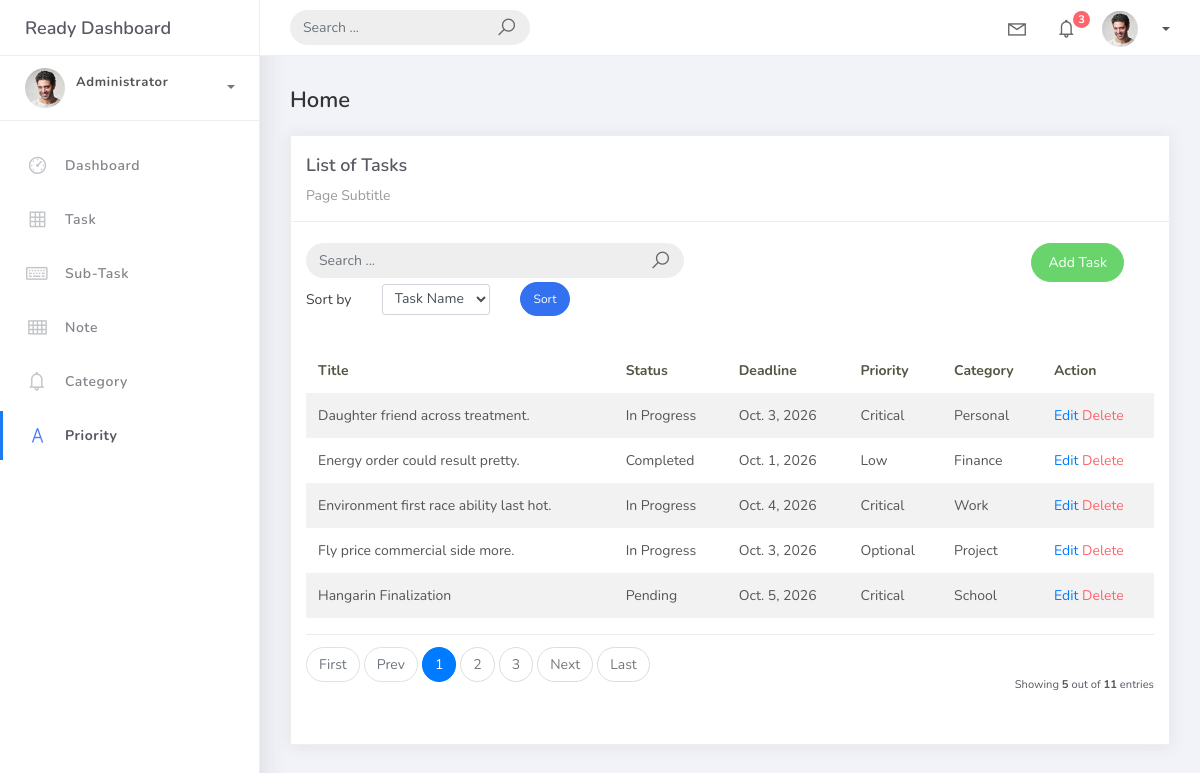
The app's page /task_list with its own data.
### hangarin/models.py (models this page shows, shortened)
class BaseModel(models.Model):
    created_at = models.DateTimeField(auto_now_add=True, db_index=True)
    updated_at = models.DateTimeField(auto_now=True)
    class Meta:
        abstract = True

class Task(BaseModel):
    task_name = models.CharField(max_length=150)
    task_description = models.TextField(max_length=200)
    task_deadline = models.DateField()
    task_status = models.CharField(max_length=50,choices=[("Pending", "Pending"),("In Progress ", "In Progress"),("Completed", "Completed"), ],default="pending")
    task_category = models.ForeignKey(Category, on_delete=models.CASCADE)
    task_priority = models.ForeignKey(Priority, on_delete=models.CASCADE)

class Priority(BaseModel):
    priority_name = models.CharField(max_length=150)
    class Meta:
        verbose_name = "Priority"
        verbose_name_plural = "Priorities"
    def __str__(self):
        return self.priority_name

class Category(BaseModel):
    category_name = models.CharField(max_length=150)
    class Meta:
        verbose_name = "Category"
        verbose_name_plural = "Categories"
    def __str__(self):
            return self.category_name

### hangarin/views.py (the view, shortened to what this page needs)
# urls.py: path('task_list', TaskListView.as_view(), name='task-list'),
class TaskListView(ListView):
    model = Task
    context_object_name = 'task'
    template_name = "task_list.html"
    paginate_by = 5
    ordering = ["task_name"]
    def get_queryset(self):
        qs = super().get_queryset()
        query = self.request.GET.get('q')
        return qs
    def get_ordering(self):
            allowed = ["task_name", "task_priority__priority_name", "task_category__category_name"]
            sort_by = self.request.GET.get("sort_by")
            if sort_by in allowed:
                return sort_by
            return "task_name"

### templates/task_list.html (shortened to what this page needs)
{% extends 'base.html' %} {% load static %} {% block content %}
<div class="content">
    <div class="container-fluid">
        <h4 class="page-title">Home</h4>
        <div class="row">
            <div class="col-md-12">
                <div class="card">
                    <div class="card-header">
                        <div class="card-title">List of Tasks</div>
                        <div class="card-category">Page Subtitle</div>
                    </div>
                    <br />
                    <div class="col-md-12 row">
                        <div class="col-md-6">
                            <form class="navbar-left navbar-form nav-search mr-md-3" action="{% url 'task-list'%}">
                                <div class="input-group">
                                    <input type="text" placeholder="Search ..." class="form-control" name="q" />
                                    <div class="input-group-append">
                                        <span class="input-group-text">
                                            <i class="la la-search search-icon"></i>
                                        </span>
                                    </div>
                                </div>
                            </form>
                        </div>
                        <div class="col-md-6">
                            <div class="pull-right">
                                <a href="{% url 'task-add' %}" class="btn btn-success btn-rounded">Add
                                    Task</a>
                            </div>
                        </div>
                    </div>
                    <div class="col-md-12">
                        <form method="get" class="row g-2 align-items-center">
                            <div class="col-auto">
                                <label for="smallSelect" class="col-form-label">Sort by</label>
                            </div>
                            <div class="col-auto">
                                <select class="form-control form-control-sm" id="smallSelect" name="sort_by">
                                    <option value="task_name" {% if request.GET.sort_by == "task_name" %}selected{% endif %}>Task Name</option>
                                </select>
                            </div>
                            <div class="col-auto">
                                <button type="submit" class="btn btn-primary btn-sm btn-rounded">Sort</button>
                            </div>
                        </form>
                    </div>
                    <div class="card-body">
                        <table class="table table-striped mt-3">
                            <thead>
                                <tr>
                                    <th scope="col">Title</th>
                                    <th scope="col">Status</th>
                                    <th scope="col">Deadline</th>
                                    <th scope="col">Priority</th>
                                    <th scope="col">Category</th>
                                    <th scope="col">Action</th>
                                </tr>
                            </thead>
                            <tbody>
                                {% for object in object_list %}
                                <tr>
                                    <td>{{ object.task_name}}</td>
                                    <td>{{ object.task_status}}</td>
                                    <td>{{ object.task_deadline}}</td>
                                    <td>{{ object.task_priority}}</td>
                                    <td>{{ object.task_category}}</td>
                                    <td>
                                        <a href="task_list/{{ object.id }}">Edit</a>
                                        <a href="task_list/{{ object.id }}/delete"
                                            class="text-danger">Delete</a>
                                    </td>
                                </tr>
                                {% endfor %}
                            </tbody>
                        </table>
                        {% include 'includes/pagination.html' %}
                    </div>
                </div>
            </div>
        </div>
        {% endblock %}

### records on screen
Task: task_name "Daughter friend across treatment.", task_status "In Progress", task_deadline "Oct. 3, 2026", task_priority "Critical", task_category "Personal"
Task: task_name "Energy order could result pretty.", task_status "Completed", task_deadline "Oct. 1, 2026", task_priority "Low", task_category "Finance"
Task: task_name "Environment first race ability last hot.", task_status "In Progress", task_deadline "Oct. 4, 2026", task_priority "Critical", task_category "Work"
Task: task_name "Fly price commercial side more.", task_status "In Progress", task_deadline "Oct. 3, 2026", task_priority "Optional", task_category "Project"
Task: task_name "Hangarin Finalization", task_status "Pending", task_deadline "Oct. 5, 2026", task_priority "Critical", task_category "School"

### other values on screen
{{ page_num }} "1"
{{ page_num }} "2" "3"
{{ object_list.count }} "5"
{{ paginator.count }} "11"
